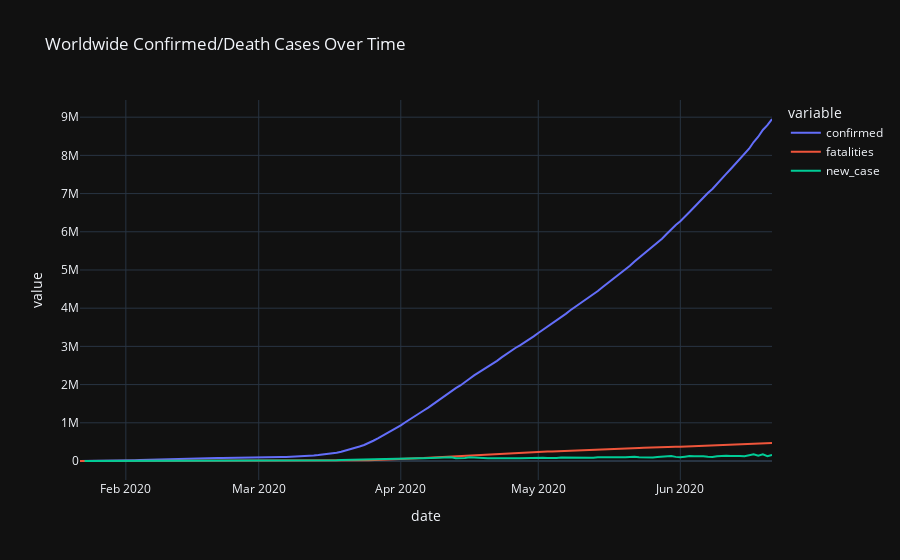

Source (notebook cell):
### Markdown cell above
### 全球確診/死亡案例 (折線圖)

- 2020/4/2 確診人數突破 1M，且死亡人數為 52K
- 2020/5/1 確診人數突破 3.3M，且死亡人數為 238K
- **好消息! 每日新增確診案例曲線從 2020/4/4 開始趨於平緩至今**

### Code cell
fig = px.line(ww_melt_df, x="date", y="value", color='variable', 
              title="Worldwide Confirmed/Death Cases Over Time")
fig.show()

### Figure 1 — Plotly figure (JSON) as saved in the notebook; plotly's stock layout.template omitted (floating-point values rounded to 4 significant figures; data arrays with more than 128 entries replaced by an {"elided": "..."} marker saying what was removed)
{"data": [{"hovertemplate": "variable=confirmed<br>date=%{x}<br>value=%{y}<extra></extra>", "legendgroup": "confirmed", "line": {"color": "#636efa", "dash": "solid"}, "mode": "lines", "name": "confirmed", "orientation": "v", "showlegend": true, "type": "scatter", "x": {"elided": "152 str values"}, "xaxis": "x", "y": {"elided": "152 int values"}, "yaxis": "y"}, {"hovertemplate": "variable=fatalities<br>date=%{x}<br>value=%{y}<extra></extra>", "legendgroup": "fatalities", "line": {"color": "#EF553B", "dash": "solid"}, "mode": "lines", "name": "fatalities", "orientation": "v", "showlegend": true, "type": "scatter", "x": {"elided": "152 str values"}, "xaxis": "x", "y": {"elided": "152 int values"}, "yaxis": "y"}, {"hovertemplate": "variable=new_case<br>date=%{x}<br>value=%{y}<extra></extra>", "legendgroup": "new_case", "line": {"color": "#00cc96", "dash": "solid"}, "mode": "lines", "name": "new_case", "orientation": "v", "showlegend": true, "type": "scatter", "x": {"elided": "152 str values"}, "xaxis": "x", "y": {"elided": "152 int values"}, "yaxis": "y"}], "layout": {"legend": {"title": {"text": "variable"}, "tracegroupgap": 0}, "title": {"text": "Worldwide Confirmed/Death Cases Over Time"}, "xaxis": {"anchor": "y", "domain": [0, 1], "title": {"text": "date"}}, "yaxis": {"anchor": "x", "domain": [0, 1], "title": {"text": "value"}}}}
